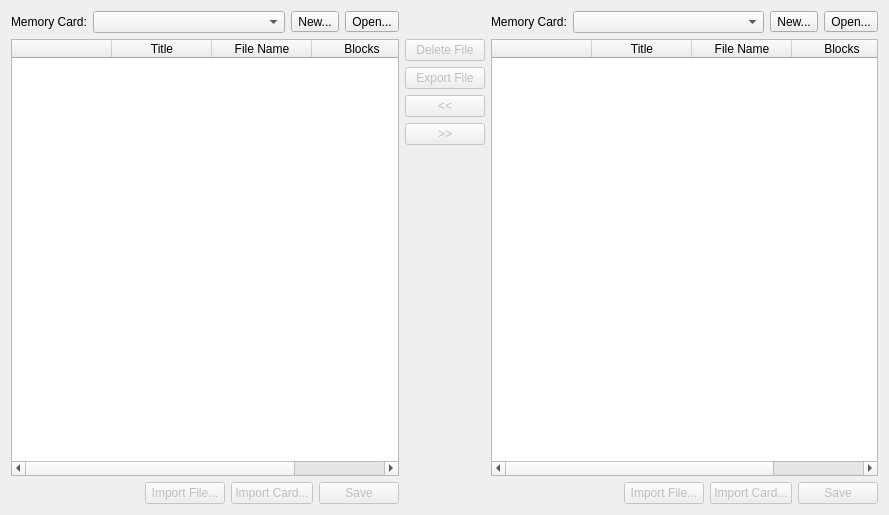
<?xml version="1.0" encoding="UTF-8"?>
<ui version="4.0">
 <class>MemoryCardEditorDialog</class>
 <widget class="QDialog" name="MemoryCardEditorDialog">
  <property name="geometry">
   <rect>
    <x>0</x>
    <y>0</y>
    <width>889</width>
    <height>515</height>
   </rect>
  </property>
  <property name="windowTitle">
   <string>Memory Card Editor</string>
  </property>
  <layout class="QGridLayout" name="gridLayout">
   <item row="1" column="0">
    <widget class="QTableWidget" name="cardA">
     <property name="selectionMode">
      <enum>QAbstractItemView::SingleSelection</enum>
     </property>
     <property name="selectionBehavior">
      <enum>QAbstractItemView::SelectRows</enum>
     </property>
     <property name="iconSize">
      <size>
       <width>16</width>
       <height>16</height>
      </size>
     </property>
     <attribute name="horizontalHeaderShowSortIndicator" stdset="0">
      <bool>true</bool>
     </attribute>
     <attribute name="verticalHeaderVisible">
      <bool>false</bool>
     </attribute>
     <column>
      <property name="text">
       <string/>
      </property>
     </column>
     <column>
      <property name="text">
       <string>Title</string>
      </property>
     </column>
     <column>
      <property name="text">
       <string>File Name</string>
      </property>
     </column>
     <column>
      <property name="text">
       <string>Blocks</string>
      </property>
     </column>
    </widget>
   </item>
   <item row="0" column="3">
    <layout class="QHBoxLayout" name="horizontalLayout_2" stretch="0,1,0,0">
     <item>
      <widget class="QLabel" name="label_2">
       <property name="text">
        <string>Memory Card:</string>
       </property>
      </widget>
     </item>
     <item>
      <widget class="QComboBox" name="cardBPath">
       <property name="currentText">
        <string/>
       </property>
      </widget>
     </item>
     <item>
      <widget class="QToolButton" name="newCardB">
       <property name="text">
        <string>New...</string>
       </property>
       <property name="icon">
        <iconset resource="resources/resources.qrc">
         <normaloff>:/icons/document-new.png</normaloff>:/icons/document-new.png</iconset>
       </property>
      </widget>
     </item>
     <item>
      <widget class="QToolButton" name="openCardB">
       <property name="text">
        <string>Open...</string>
       </property>
       <property name="icon">
        <iconset resource="resources/resources.qrc">
         <normaloff>:/icons/document-open.png</normaloff>:/icons/document-open.png</iconset>
       </property>
      </widget>
     </item>
    </layout>
   </item>
   <item row="2" column="3">
    <layout class="QHBoxLayout" name="horizontalLayout_3" stretch="1,0,0,0">
     <item>
      <widget class="QLabel" name="cardBUsage">
       <property name="text">
        <string notr="true"/>
       </property>
      </widget>
     </item>
     <item>
      <widget class="QPushButton" name="importFileToCardB">
       <property name="enabled">
        <bool>false</bool>
       </property>
       <property name="text">
        <string>Import File...</string>
       </property>
      </widget>
     </item>
     <item>
      <widget class="QPushButton" name="importCardB">
       <property name="enabled">
        <bool>false</bool>
       </property>
       <property name="text">
        <string>Import Card...</string>
       </property>
      </widget>
     </item>
     <item>
      <widget class="QPushButton" name="saveCardB">
       <property name="enabled">
        <bool>false</bool>
       </property>
       <property name="text">
        <string>Save</string>
       </property>
      </widget>
     </item>
    </layout>
   </item>
   <item row="2" column="0">
    <layout class="QHBoxLayout" name="horizontalLayout_4" stretch="1,0,0,0">
     <item>
      <widget class="QLabel" name="cardAUsage">
       <property name="text">
        <string notr="true"/>
       </property>
      </widget>
     </item>
     <item>
      <widget class="QPushButton" name="importFileToCardA">
       <property name="enabled">
        <bool>false</bool>
       </property>
       <property name="text">
        <string>Import File...</string>
       </property>
      </widget>
     </item>
     <item>
      <widget class="QPushButton" name="importCardA">
       <property name="enabled">
        <bool>false</bool>
       </property>
       <property name="text">
        <string>Import Card...</string>
       </property>
      </widget>
     </item>
     <item>
      <widget class="QPushButton" name="saveCardA">
       <property name="enabled">
        <bool>false</bool>
       </property>
       <property name="text">
        <string>Save</string>
       </property>
      </widget>
     </item>
    </layout>
   </item>
   <item row="0" column="0">
    <layout class="QHBoxLayout" name="horizontalLayout" stretch="0,1,0,0">
     <item>
      <widget class="QLabel" name="label">
       <property name="text">
        <string>Memory Card:</string>
       </property>
      </widget>
     </item>
     <item>
      <widget class="QComboBox" name="cardAPath"/>
     </item>
     <item>
      <widget class="QToolButton" name="newCardA">
       <property name="text">
        <string>New...</string>
       </property>
       <property name="icon">
        <iconset resource="resources/resources.qrc">
         <normaloff>:/icons/document-new.png</normaloff>:/icons/document-new.png</iconset>
       </property>
      </widget>
     </item>
     <item>
      <widget class="QToolButton" name="openCardA">
       <property name="text">
        <string>Open...</string>
       </property>
       <property name="icon">
        <iconset resource="resources/resources.qrc">
         <normaloff>:/icons/document-open.png</normaloff>:/icons/document-open.png</iconset>
       </property>
      </widget>
     </item>
    </layout>
   </item>
   <item row="1" column="3">
    <widget class="QTableWidget" name="cardB">
     <property name="selectionMode">
      <enum>QAbstractItemView::SingleSelection</enum>
     </property>
     <property name="selectionBehavior">
      <enum>QAbstractItemView::SelectRows</enum>
     </property>
     <property name="iconSize">
      <size>
       <width>16</width>
       <height>16</height>
      </size>
     </property>
     <attribute name="horizontalHeaderShowSortIndicator" stdset="0">
      <bool>true</bool>
     </attribute>
     <attribute name="verticalHeaderVisible">
      <bool>false</bool>
     </attribute>
     <column>
      <property name="text">
       <string/>
      </property>
     </column>
     <column>
      <property name="text">
       <string>Title</string>
      </property>
     </column>
     <column>
      <property name="text">
       <string>File Name</string>
      </property>
     </column>
     <column>
      <property name="text">
       <string>Blocks</string>
      </property>
     </column>
    </widget>
   </item>
   <item row="1" column="2">
    <layout class="QVBoxLayout" name="verticalLayout_3">
     <item>
      <widget class="QPushButton" name="deleteFile">
       <property name="enabled">
        <bool>false</bool>
       </property>
       <property name="text">
        <string>Delete File</string>
       </property>
      </widget>
     </item>
     <item>
      <widget class="QPushButton" name="exportFile">
       <property name="enabled">
        <bool>false</bool>
       </property>
       <property name="text">
        <string>Export File</string>
       </property>
      </widget>
     </item>
     <item>
      <widget class="QPushButton" name="moveLeft">
       <property name="enabled">
        <bool>false</bool>
       </property>
       <property name="text">
        <string>&lt;&lt;</string>
       </property>
      </widget>
     </item>
     <item>
      <widget class="QPushButton" name="moveRight">
       <property name="enabled">
        <bool>false</bool>
       </property>
       <property name="text">
        <string>&gt;&gt;</string>
       </property>
      </widget>
     </item>
     <item>
      <spacer name="verticalSpacer_2">
       <property name="orientation">
        <enum>Qt::Vertical</enum>
       </property>
       <property name="sizeHint" stdset="0">
        <size>
         <width>20</width>
         <height>40</height>
        </size>
       </property>
      </spacer>
     </item>
    </layout>
   </item>
  </layout>
 </widget>
 <resources>
  <include location="resources/resources.qrc"/>
 </resources>
 <connections/>
</ui>
